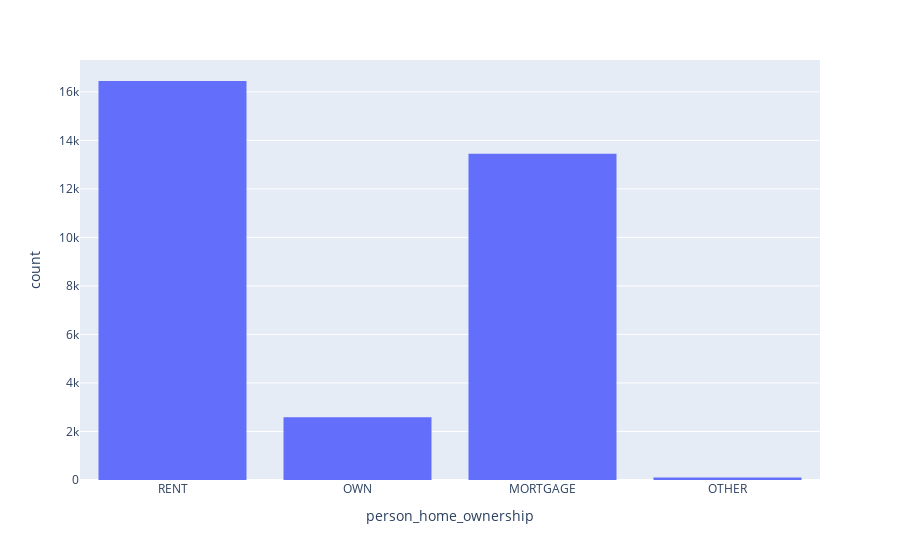

Notebook code cell kept with this figure:
### Code cell
pl.histogram(data_frame=credit_pd_df, x=credit_pd_df['person_home_ownership'])

### Figure 1 — Plotly figure (JSON) as saved in the notebook; plotly's stock layout.template omitted (floating-point values rounded to 4 significant figures; data arrays with more than 128 entries replaced by an {"elided": "..."} marker saying what was removed)
{"data": [{"alignmentgroup": "True", "bingroup": "x", "hovertemplate": "person_home_ownership=%{x}<br>count=%{y}<extra></extra>", "legendgroup": "", "marker": {"color": "#636efa", "pattern": {"shape": ""}}, "name": "", "offsetgroup": "", "orientation": "v", "showlegend": false, "type": "histogram", "x": {"elided": "32581 str values"}, "xaxis": "x", "yaxis": "y"}], "layout": {"barmode": "relative", "legend": {"tracegroupgap": 0}, "margin": {"t": 60}, "xaxis": {"anchor": "y", "domain": [0, 1], "title": {"text": "person_home_ownership"}}, "yaxis": {"anchor": "x", "domain": [0, 1], "title": {"text": "count"}}}}
